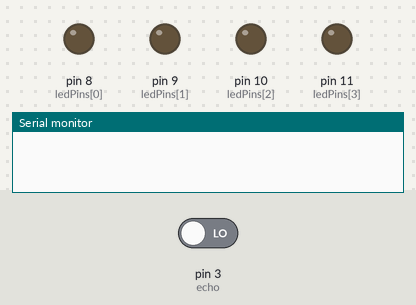
Recording of a sketch running on a simulated Arduino Uno, built with avr-gcc and run on an emulated ATmega328P. On the bench: output pins drawn as LEDs (lit = HIGH), the last lines printed to the serial monitor. Inputs (shaded band) come from the test bench; at power-on: pin 3 (echo) LOW. Pins used as bus, display or sensor lines are not drawn.

Above: at 0.1 s.
At 1.1 s:
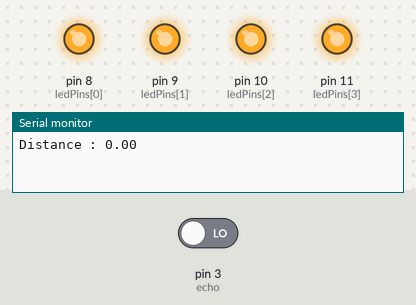
Timing chart, 0 to 2.6 s (numbered marks = the images above):
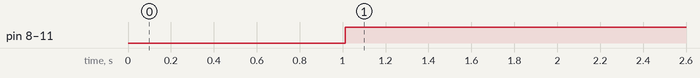

The sketch:

ultraSonicSensor.ino
```cpp
const int echo = 3;
const int trigger = 5;

const int ledPins[4] = {8,9,10,11};
const int distanceThreshold[] = {40,30,20,10};

void setup() {

    pinMode(trigger, OUTPUT);
    pinMode(echo, INPUT);

    for(int i = 0; i < 4; i++)
    {
      pinMode(ledPins[i], OUTPUT);
    }

    for(int i = 0; i < 4; i++)
    {
      digitalWrite(ledPins[i], LOW);
    }

    Serial.begin(9600);

}

void loop() {
  //clear the trigger first
  digitalWrite(trigger, LOW);
  delay(2);
  //set the trigger for 10 ms
  digitalWrite(trigger, HIGH);
  delay(10);
  digitalWrite(trigger, LOW);

  //read the time of the signal received : it is the time for the sound to go and come back
  long duration = pulseIn(echo, HIGH);
  // distance(cm) = speed * time ; speed of sound = 343 m/s
  float distance = 0.0343 * duration / 2;

  Serial.print("Distance : ");
  Serial.println(distance);

  // Light up LEDs based on distance
  for(int i = 0; i < 4; i++)
    {
      if (distance < distanceThreshold[i])
        digitalWrite(ledPins[i], HIGH);
      if (distance > distanceThreshold[i])
        digitalWrite(ledPins[i], LOW);
    }
}
```

Measured:
- by itself, pin 8 (ledPins[0]), pin 9 (ledPins[1]), pin 10 (ledPins[2]), pin 11 (ledPins[3]): LOW → HIGH at 1.0 s
